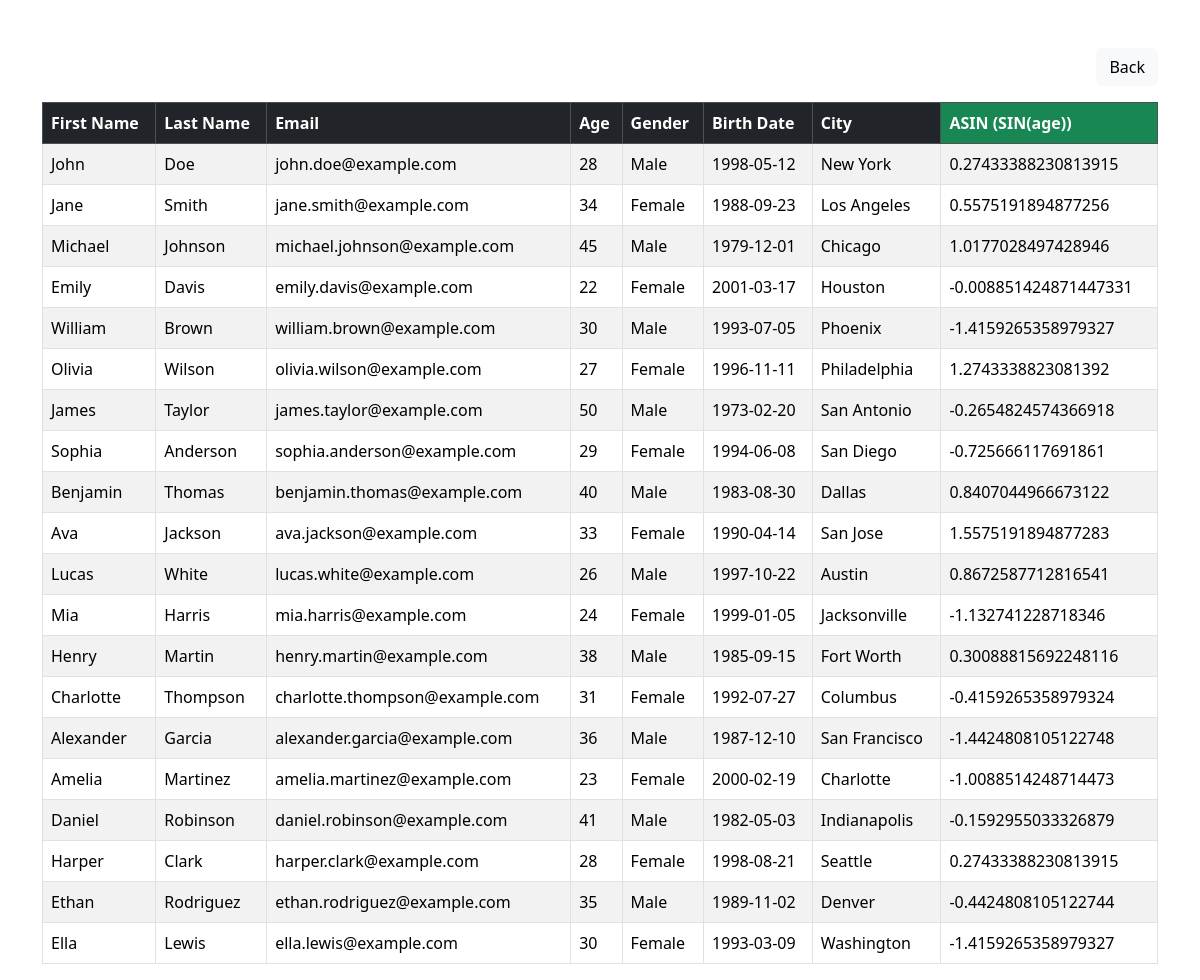
The app's page /asin.php with its own data.
### tables this page shows
CREATE TABLE `peopletbl` (
  `first_name` varchar(50) NOT NULL,
  `last_name` varchar(50) NOT NULL,
  `email` varchar(50) NOT NULL,
  `age` int(5) NOT NULL,
  `gender` varchar(20) NOT NULL,
  `birth_date` date NOT NULL,
  `city` varchar(50) NOT NULL
);

### asin.php (the view, shortened to what this page needs)
<?php
require_once "dbconnection.php";
$sql = "SELECT *, ASIN(SIN(age)) AS asin_age FROM peopletbl";
$result = mysqli_query($conn, $sql);
?>
<!DOCTYPE html>
<html lang="en">
<head>
    <link href="https://cdn.jsdelivr.net/npm/bootstrap@5.3.2/dist/css/bootstrap.min.css" rel="stylesheet">
</head>
<body>
<div class="container mt-5">
    <div class="d-flex justify-content-end mb-3">
        <a href="index.php" class="btn btn-light">Back</a>
    </div>
    <table class="table table-bordered table-striped">
        <thead class="table-dark">
            <tr>
                <th>First Name</th>
                <th>Last Name</th>
                <th>Email</th>
                <th>Age</th>
                <th>Gender</th>
                <th>Birth Date</th>
                <th>City</th>
                <th class="bg-success">ASIN (SIN(age))</th>
            </tr>
        </thead>
        <tbody>
        <?php
        if (mysqli_num_rows($result) > 0) {
            while ($row = mysqli_fetch_assoc($result)) {
                echo "<tr>";
                echo "<td>{$row['first_name']}</td>";
                echo "<td>{$row['last_name']}</td>";
                echo "<td>{$row['email']}</td>";
                echo "<td>{$row['age']}</td>";
                echo "<td>{$row['gender']}</td>";
                echo "<td>{$row['birth_date']}</td>";
                echo "<td>{$row['city']}</td>";
                echo "<td>{$row['asin_age']}</td>";
                echo "</tr>";
            }
        } else {
            echo "<tr><td colspan='8'>No records found</td></tr>";
        }
        ?>
        </tbody>
    </table>
</div>
</body>
</html>

### records on screen
peopletbl: first_name "John", last_name "Doe", email "john.doe@example.com", age "28", gender "Male", birth_date "1998-05-12", city "New York", asin_age "0.27433388230813915"
peopletbl: first_name "Jane", last_name "Smith", email "jane.smith@example.com", age "34", gender "Female", birth_date "1988-09-23", city "Los Angeles", asin_age "0.5575191894877256"
peopletbl: first_name "Michael", last_name "Johnson", email "michael.johnson@example.com", age "45", gender "Male", birth_date "1979-12-01", city "Chicago", asin_age "1.0177028497428946"
peopletbl: first_name "Emily", last_name "Davis", email "emily.davis@example.com", age "22", gender "Female", birth_date "2001-03-17", city "Houston", asin_age "-0.008851424871447331"
peopletbl: first_name "William", last_name "Brown", email "william.brown@example.com", age "30", gender "Male", birth_date "1993-07-05", city "Phoenix", asin_age "-1.4159265358979327"
peopletbl: first_name "Olivia", last_name "Wilson", email "olivia.wilson@example.com", age "27", gender "Female", birth_date "1996-11-11", city "Philadelphia", asin_age "1.2743338823081392"
peopletbl: first_name "James", last_name "Taylor", email "james.taylor@example.com", age "50", gender "Male", birth_date "1973-02-20", city "San Antonio", asin_age "-0.2654824574366918"
peopletbl: first_name "Sophia", last_name "Anderson", email "sophia.anderson@example.com", age "29", gender "Female", birth_date "1994-06-08", city "San Diego", asin_age "-0.725666117691861"
peopletbl: first_name "Benjamin", last_name "Thomas", email "benjamin.thomas@example.com", age "40", gender "Male", birth_date "1983-08-30", city "Dallas", asin_age "0.8407044966673122"
peopletbl: first_name "Ava", last_name "Jackson", email "ava.jackson@example.com", age "33", gender "Female", birth_date "1990-04-14", city "San Jose", asin_age "1.5575191894877283"
peopletbl: first_name "Lucas", last_name "White", email "lucas.white@example.com", age "26", gender "Male", birth_date "1997-10-22", city "Austin", asin_age "0.8672587712816541"
peopletbl: first_name "Mia", last_name "Harris", email "mia.harris@example.com", age "24", gender "Female", birth_date "1999-01-05", city "Jacksonville", asin_age "-1.132741228718346"
peopletbl: first_name "Henry", last_name "Martin", email "henry.martin@example.com", age "38", gender "Male", birth_date "1985-09-15", city "Fort Worth", asin_age "0.30088815692248116"
peopletbl: first_name "Charlotte", last_name "Thompson", email "charlotte.thompson@example.com", age "31", gender "Female", birth_date "1992-07-27", city "Columbus", asin_age "-0.4159265358979324"
peopletbl: first_name "Alexander", last_name "Garcia", email "alexander.garcia@example.com", age "36", gender "Male", birth_date "1987-12-10", city "San Francisco", asin_age "-1.4424808105122748"
peopletbl: first_name "Amelia", last_name "Martinez", email "amelia.martinez@example.com", age "23", gender "Female", birth_date "2000-02-19", city "Charlotte", asin_age "-1.0088514248714473"
peopletbl: first_name "Daniel", last_name "Robinson", email "daniel.robinson@example.com", age "41", gender "Male", birth_date "1982-05-03", city "Indianapolis", asin_age "-0.1592955033326879"
peopletbl: first_name "Harper", last_name "Clark", email "harper.clark@example.com", age "28", gender "Female", birth_date "1998-08-21", city "Seattle", asin_age "0.27433388230813915"
peopletbl: first_name "Ethan", last_name "Rodriguez", email "ethan.rodriguez@example.com", age "35", gender "Male", birth_date "1989-11-02", city "Denver", asin_age "-0.4424808105122744"
peopletbl: first_name "Ella", last_name "Lewis", email "ella.lewis@example.com", age "30", gender "Female", birth_date "1993-03-09", city "Washington", asin_age "-1.4159265358979327"
